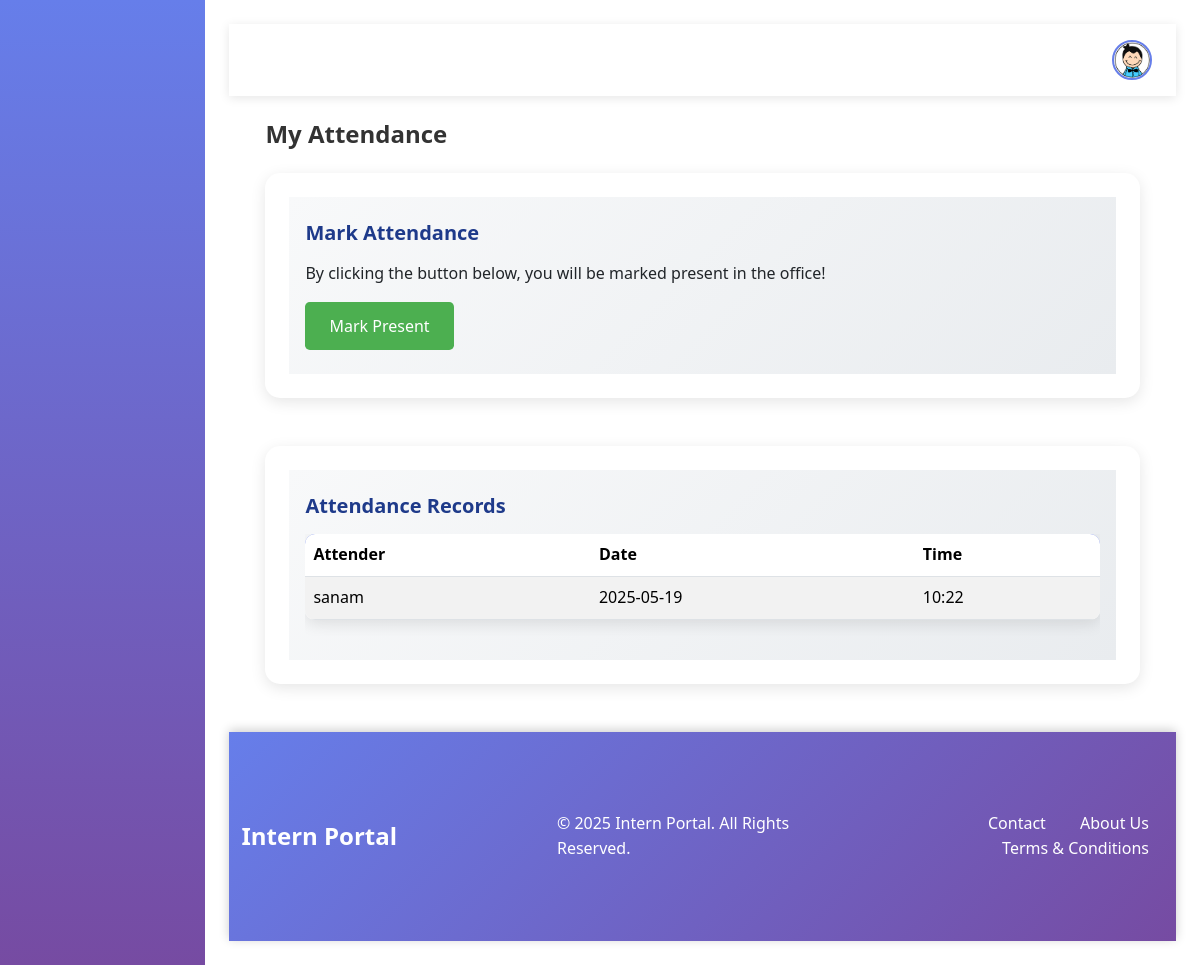
Screenshot of /attendance/ (signed in) with the database file from the repository.
### accounts/models.py (models this page shows, shortened)
class Attend(models.Model):
    attender = models.ForeignKey(
        'CustomUser',
        on_delete=models.CASCADE,
        verbose_name=_('Attender')
    )
    datetime = models.DateTimeField(
        auto_now_add=True,
        verbose_name=_('Date and Time')
    )
    status = models.CharField(
        max_length=20,
        choices=[
            ('present', _('Present')),
            ('late', _('Late')),
            ('absent', _('Absent'))
        ],
        default='present',
        verbose_name=_('Status')
    )
    class Meta:
        verbose_name = _('Attendance')
        verbose_name_plural = _('Attendance Records')
        ordering = ['-datetime']

class CustomUser(AbstractUser):
    user_type = models.CharField(
        max_length=10,
        choices=UserTypes.choices,
        default=UserTypes.EMPLOYEE,
        verbose_name=_('User Type')
    )
    position = models.CharField(
        max_length=100,
        blank=True,
        null=True,
        verbose_name=_('Position')
    )
    profile_picture = models.ImageField(
        upload_to='profile_pictures/',
        null=True,
        blank=True,
        verbose_name=_('Profile Picture')
    )
    phone_number = models.CharField(
        max_length=15,
        blank=True,
        null=True,
        verbose_name=_('Phone Number')
    )
    department = models.CharField(
        max_length=100,
        blank=True,
        null=True,
        verbose_name=_('Department')
    )
    class Meta:
        verbose_name = _('User')
        verbose_name_plural = _('Users')

### accounts/views.py (the view)
# urls.py: path('attendance/', views.attendance_view, name='attendance'),
@login_required
def attendance_view(request):
    if request.method == "POST":
        try:
            attended_date = timezone.now().date()
            attended_today = Attend.objects.filter(attender=request.user, datetime__date=attended_date)
            if not attended_today.exists():
                attend_object = Attend.objects.create(
                    attender=request.user,
                    datetime=timezone.now(),
                    status='present'
                )
                attend_object.save()
                messages.success(request, "Attendance marked successfully!")
                status = 1  # Attendance marked successfully
            else:
                messages.info(request, "You have already marked your attendance today.")
                status = 2  # Already marked attendance
        except Exception as e:
            messages.error(request, f"An error occurred: {str(e)}")
            status = 0  # Error occurred
    else:
        status = None
    attendance_records = Attend.objects.filter(attender=request.user).order_by('-datetime') if request.user.is_authenticated else []
    return render(request, "attendance/attendance.html", {
        'status': status,
        'attendance_records': attendance_records
    })

### templates/attendance/attendance.html (shortened to what this page needs)
{% load static %}
<!DOCTYPE html>
<html lang="en">
<head>
    <link href="https://cdn.lineicons.com/4.0/lineicons.css" rel="stylesheet" />
    <link href="https://cdn.jsdelivr.net/npm/bootstrap@5.3.2/dist/css/bootstrap.min.css" rel="stylesheet"
>
    <link rel="stylesheet" href="{% static 'css/style.css' %}">
</head>
<body>
    <div class="wrapper">
        <aside id="sidebar">
            <div class="d-flex align-items-center p-3">
                <button class="toggle-btn" type="button">
                </button>
            </div>
            <ul class="sidebar-nav">
                <li class="sidebar-item">
                    {% if user.user_type == 'employer' %}
                        <a href="{% url 'employer_dashboard' %}" class="sidebar-link active">
                    {% elif user.user_type == 'employee' %}
                        <a href="{% url 'employee_dashboard' %}" class="sidebar-link active">
                    {% else %}
                        <a href="{% url 'intern_dashboard_detail' user.id %}" class="sidebar-link active">
                    {% endif %}
                    </a>
                </li>
                <li class="sidebar-item">
                    <a href="{% url 'goals' %}" class="sidebar-link">
                    </a>
                </li>
                <li class="sidebar-item">
                    <a href="{% url 'Self_Assessment' %}" class="sidebar-link">
                    </a>
                </li>
                <li class="sidebar-item">
                    <a href="{% url 'attendance' %}" class="sidebar-link active">
                    </a>
                </li>
                <li class="sidebar-item">
                    <a href="{% url 'logout' %}" class="sidebar-link">
                    </a>
                </li>
            </ul>
        </aside>
        <div class="main">
            <nav class="navbar navbar-expand px-4 py-3">
                <div class="navbar-collapse collapse">
                    <ul class="navbar-nav ms-auto">
                        <li class="nav-item dropdown">
                            <a href="#" data-bs-toggle="dropdown" class="nav-icon pe-md-0">
                                <img src="{% static 'img/user.png' %}" class="avatar img-fluid" alt="User Avatar">
                            </a>
                        </li>
                    </ul>
                </div>
            </nav>
            <main class="content px-4 py-4">
                <div class="container-fluid">
                    <h3 class="fw-bold fs-4 mb-4">My Attendance</h3>
                    <div class="row g-4">
                        <div class="col-12">
                            <div class="card">
                                <div class="card-body py-4">
                                    <h5 class="mb-3 fw-bold">Mark Attendance</h5>
                                    <p class="mb-3">By clicking the button below, you will be marked present in the office!</p>
                                    <form method="POST" class="d-inline">
                                        <button class="btn btn-attend" type="submit" name="attend">Mark Present</button>
                                    </form>
                                </div>
                            </div>
                        </div>
                        {% if attendance_records %}
                        <div class="col-12">
                            <div class="card">
                                <div class="card-body py-4">
                                    <h5 class="mb-3 fw-bold">Attendance Records</h5>
                                    <div class="table-responsive">
                                        <table class="table table-striped">
                                            <thead>
                                                <tr>
                                                    <th scope="col">Attender</th>
                                                    <th scope="col">Date</th>
                                                    <th scope="col">Time</th>
                                                </tr>
                                            </thead>
                                            <tbody>
                                                {% for attend in attendance_records %}
                                                <tr>
                                                    <td>{{ attend.attender.username }}</td>
                                                    <td>{{ attend.datetime|date:"Y-m-d" }}</td>
                                                    <td>{{ attend.datetime|time:"H:i" }}</td>
                                                </tr>
                                                {% empty %}
                                                <tr>
                                                    <td colspan="3">No attendance records found.</td>
                                                </tr>
                                                {% endfor %}
                                            </tbody>
                                        </table>
                                    </div>
                                </div>
                            </div>
                        </div>
                        {% else %}
                        <div class="col-12">
                            <p class="text-muted">No attendance records found.</p>
                        </div>
                        {% endif %}
                    </div>
                </div>
            </main>
            <footer class="footer">
                <div class="container-fluid">
                    <div class="row align-items-center text-center text-md-start">
                        <div class="col-md-4 mb-3 mb-md-0">
                            <a href="#" class="footer-brand">Intern Portal</a>
                        </div>
                        <div class="col-md-4 mb-3 mb-md-0">
                            <p class="mb-0">© 2025 Intern Portal. All Rights Reserved.</p>
                        </div>
                        <div class="col-md-4 text-md-end">
                            <ul class="list-inline mb-0">
                                <li class="list-inline-item">
                                    <a href="#">Contact</a>
                                </li>
                                <li class="list-inline-item">
                                    <a href="#">About Us</a>
                                </li>
                                <li class="list-inline-item">
                                    <a href="#">Terms & Conditions</a>
                                </li>
                            </ul>
                        </div>
                    </div>
                </div>
            </footer>
        </div>
    </div>
</body>
</html>

### static/css/style.css (style rules this page uses)
:root { --primary-blue: #3B82F6; --dark-blue: #1E3A8A; --light-gray: #F3F4F6; --medium-gray: #D1D5DB; --dark-gray: #4B5563; --white: #FFFFFF; }
a { text-decoration: none; }
li { list-style: none; }
body { font-family: 'Poppins', sans-serif; line-height: 1.6; color: var(--dark-gray); background-color: var(--light-gray); }
.wrapper { display: flex; }
.main { display: flex; flex-direction: column; min-height: 100vh; width: 100%; overflow: hidden; transition: all 0.35s ease-in-out; background-color: var(--white); min-width: 0; }
#sidebar { width: 70px; min-width: 70px; z-index: 1000; transition: all .25s ease-in-out; background-color: #0e2238; display: flex; flex-direction: column; }
.toggle-btn { background-color: transparent; cursor: pointer; border: 0; padding: 1rem 1.5rem; }
.sidebar-nav { padding: 1rem 0; flex: 1 1 auto; }
a.sidebar-link { padding: .625rem 1.625rem; color: #FFF; display: block; font-size: 0.9rem; white-space: nowrap; border-left: 3px solid transparent; }
.sidebar-item { position: relative; }
.navbar { background-color: var(--white); box-shadow: 0 2px 4px rgba(0, 0, 0, 0.1); }
.navbar-expand .navbar-collapse { min-width: 200px; }
.avatar { height: 40px; width: 40px; }
h1, h2, h3, h4, h5, h6 { color: var(--dark-blue); margin-bottom: 1rem; }
p { margin-bottom: 1rem; }
.main { padding: 1.5rem; }
.card { background-color: var(--white); border-radius: 0.5rem; box-shadow: 0 2px 4px rgba(0, 0, 0, 0.05); padding: 1.5rem; margin-bottom: 1.5rem; border: 1px solid var(--medium-gray); }
.btn { display: inline-block; padding: 0.75rem 1.5rem; border-radius: 0.3rem; cursor: pointer; }

### templates/attendance/attendance.html (style rules this page uses)
body { background: #f4f7fc; font-family: 'Segoe UI', Tahoma, Geneva, Verdana, sans-serif; }
.wrapper { display: flex; min-height: 100vh; }
#sidebar { background: linear-gradient(180deg, #667eea, #764ba2); color: white; width: 250px; transition: width 0.3s ease; }
.sidebar-link { color: white; transition: background 0.3s ease; border-radius: 8px; margin: 5px 10px; padding: 10px; display: flex; align-items: center; }
.toggle-btn { background: none; border: none; color: white; font-size: 1.5rem; }
.main { flex-grow: 1; background: #fff; }
.navbar { background: #fff; box-shadow: 0 2px 10px rgba(0, 0, 0, 0.1); }
.avatar { width: 40px; height: 40px; border-radius: 50%; border: 2px solid #667eea; }
.card { border: none; border-radius: 15px; box-shadow: 0 4px 15px rgba(0, 0, 0, 0.1); transition: transform 0.3s ease; }
.card-body { background: linear-gradient(135deg, #f8f9fa, #e9ecef); }
h3 { color: #333; font-weight: 700; }
.table { border-radius: 10px; overflow: hidden; box-shadow: 0 4px 15px rgba(0, 0, 0, 0.1); }
.table thead { background: #667eea; color: white; }
.table-striped tbody tr:nth-of-type(odd) { background: #f8f9fa; }
.footer { background: linear-gradient(135deg, #667eea, #764ba2); color: #fff; padding: 79px 0; position: relative; box-shadow: 0 -2px 10px rgba(0, 0, 0, 0.2); }
.footer a { color: #fff; text-decoration: none; transition: color 0.3s ease, transform 0.3s ease; }
.footer .footer-brand { font-size: 1.5rem; font-weight: 700; }
.footer .list-inline-item { margin: 0 15px; }
.btn-attend { background-color: #4CAF50; color: white; border: none; }

### rows the page displays
Attend: attender.username "sanam", datetime "2025-05-19", datetime "10:22"
